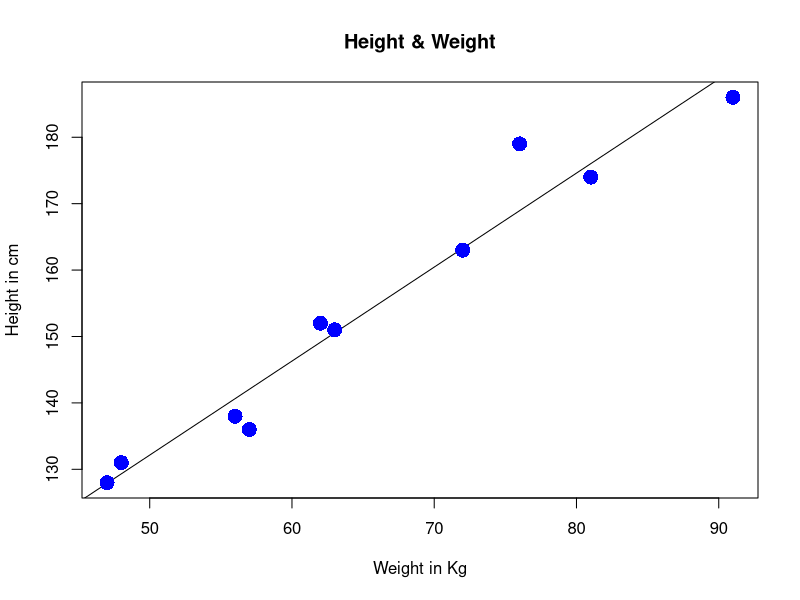

Generate this figure with R:

#linear regression
x <- c(151, 174, 138, 186, 128, 136, 179, 163, 152, 131)
y <- c(63, 81, 56, 91, 47, 57, 76, 72, 62, 48)

rel<-lm(y~x)
a<-data.frame(x=c(162,179))
print(predict(rel,a))

plot(y,x,col = "blue",main = "Height & Weight",
     abline(lm(x~y)),cex = 2,pch =16,xlab = "Weight in Kg",ylab = "Height in cm")
